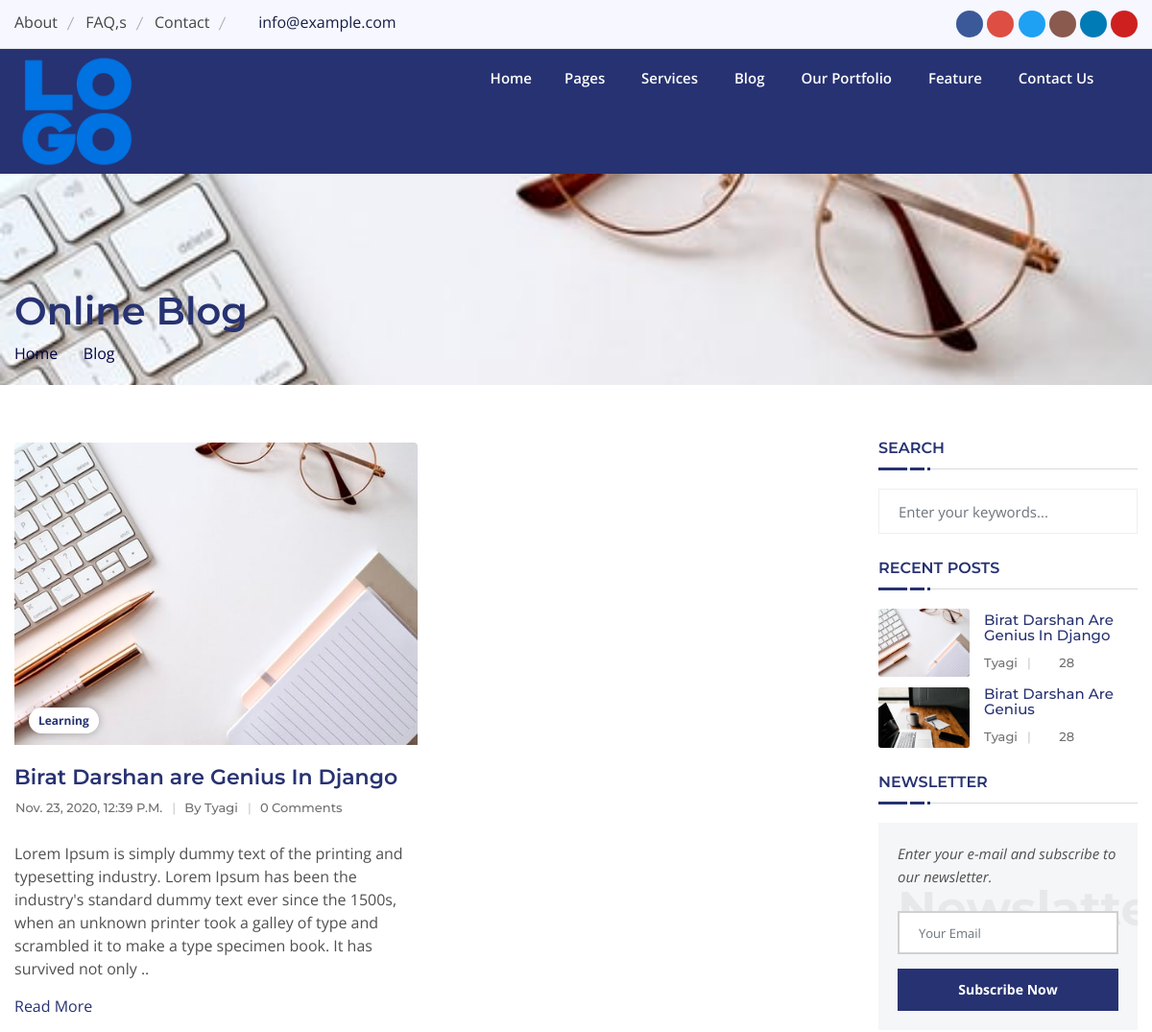
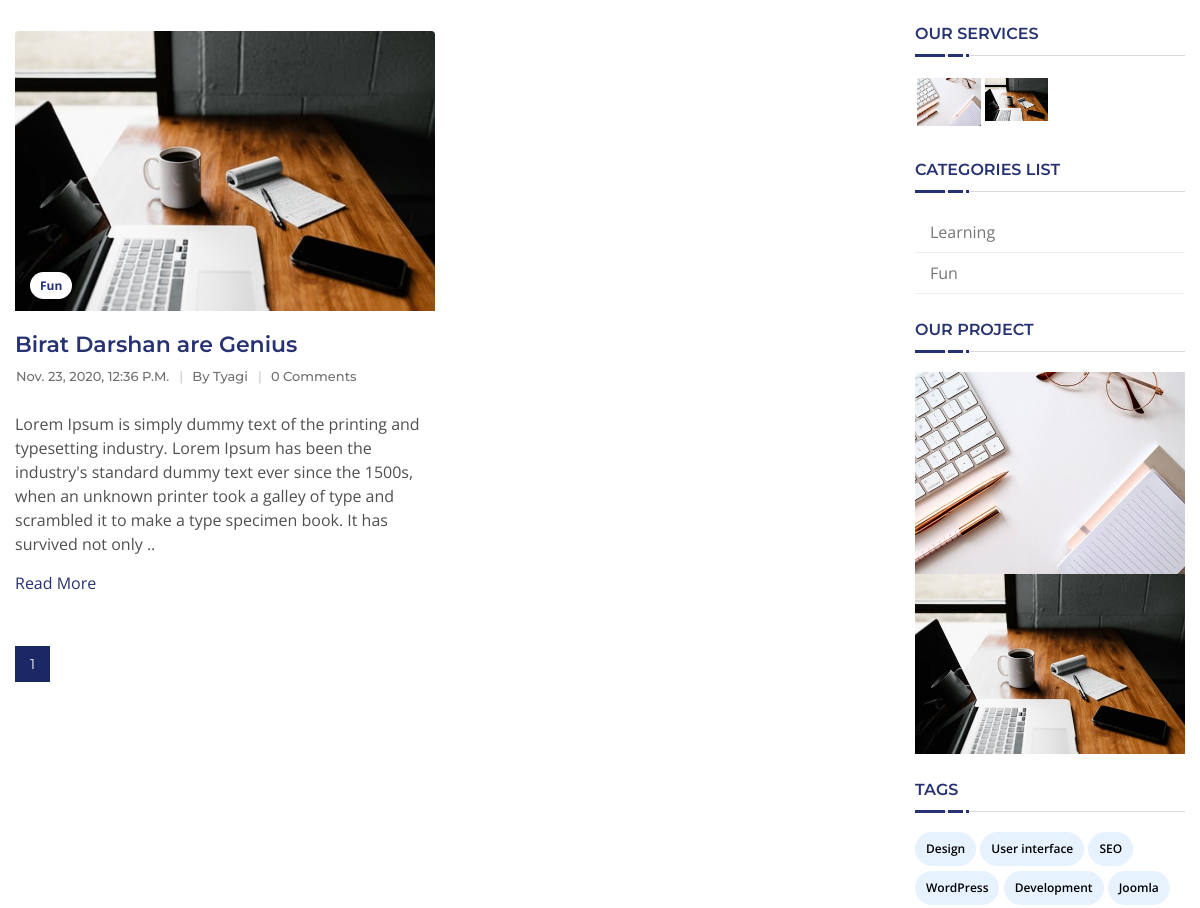
The app's page /blog/?page=2 (upper part), older data (2 pictures, top to bottom).
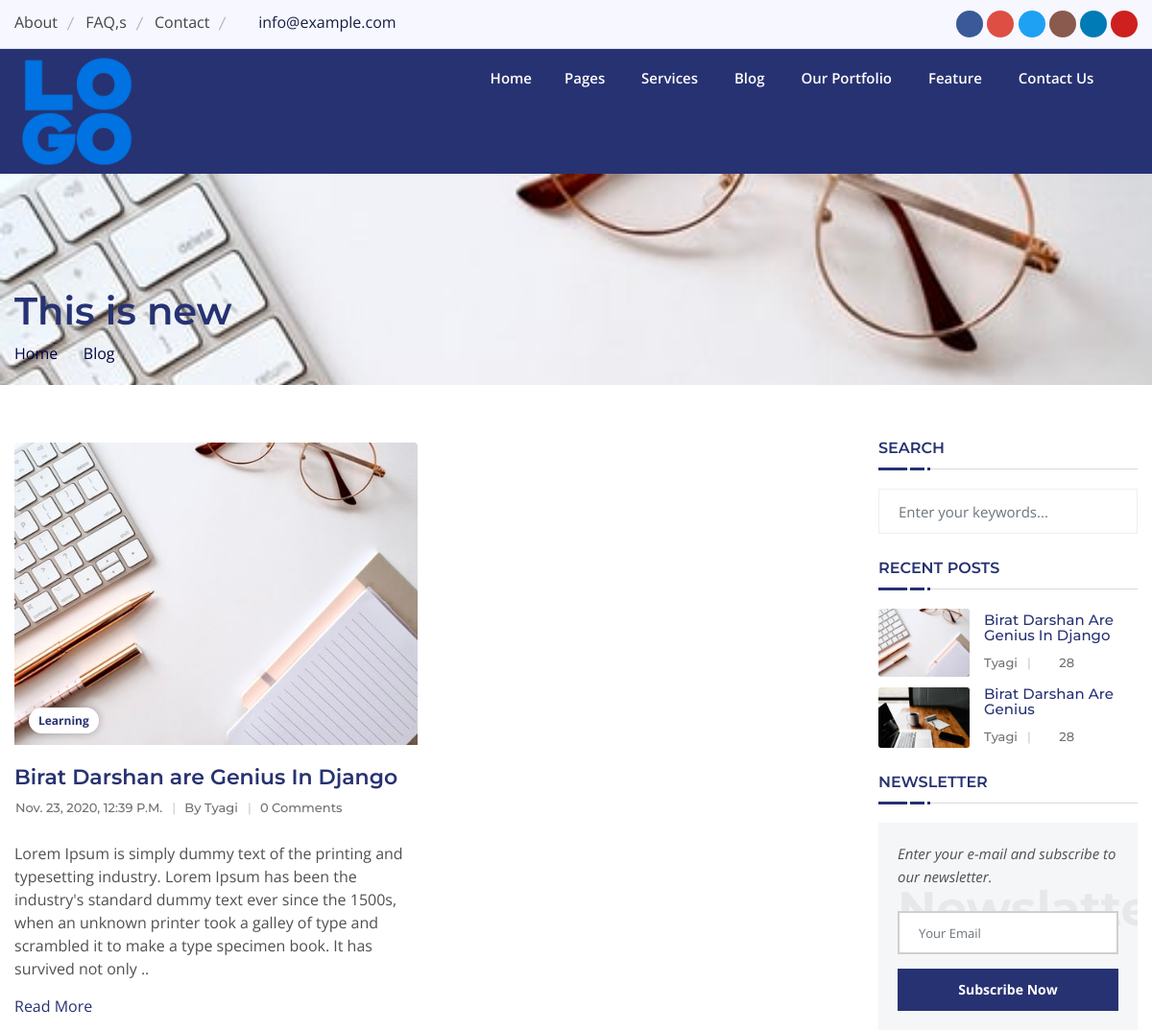
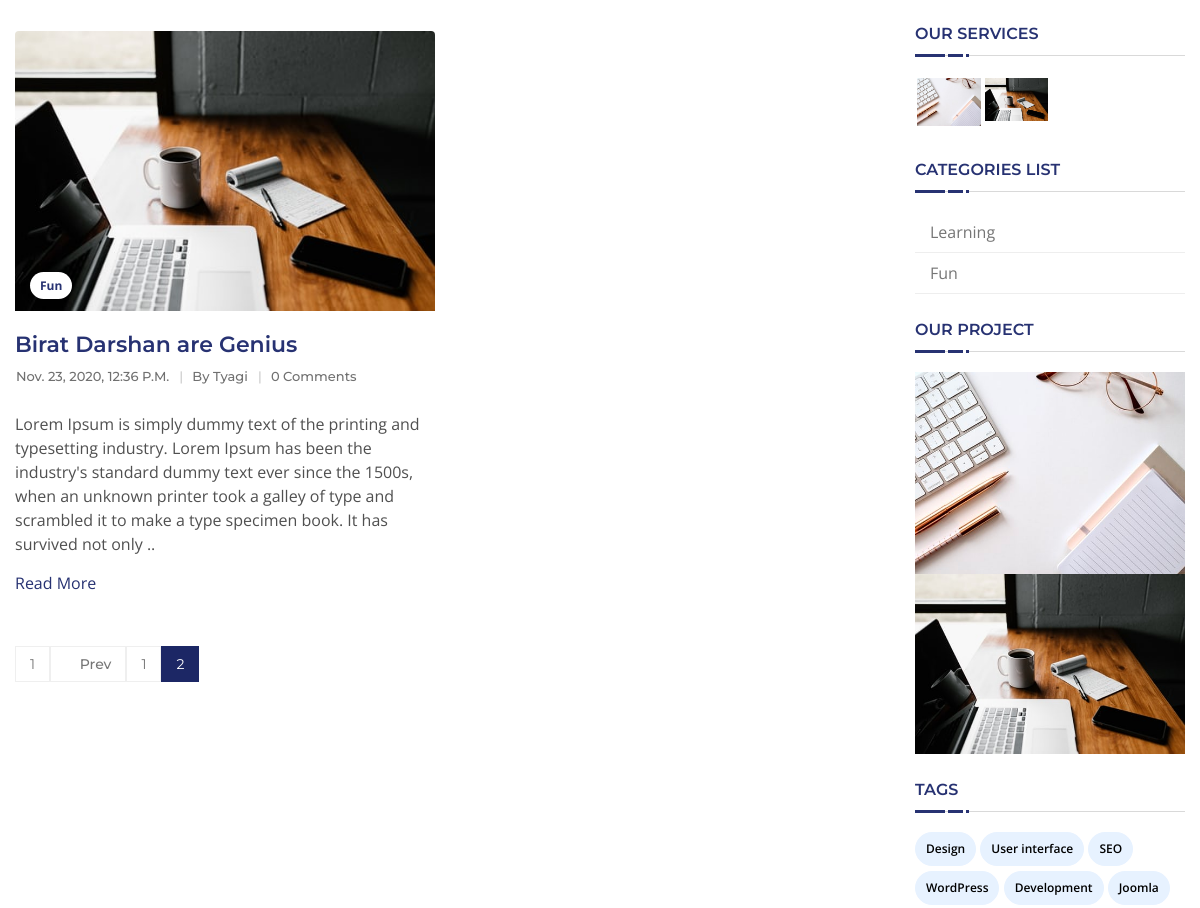
The same page, newer data (2 pictures, top to bottom).
### blog/models.py (models this page shows)
class Navigation(models.Model):
    logo = models.ImageField(upload_to='logo')
    is_active = models.BooleanField(unique=True, blank=True)

class BlogHead(models.Model):
    title = models.CharField(max_length=100)
    background_image = models.ImageField(default='default.jpg', upload_to='blog-background')
    is_active = models.BooleanField(unique=True, blank=True)

class Blog(models.Model):
    author = models.ForeignKey(User, on_delete=models.CASCADE)
    blog_title = models.CharField(max_length=100)
    blog_sub_title = models.CharField(max_length=100, blank=True)
    blog_image = models.ImageField(upload_to='blog')
    description = RichTextField()
    date_published = models.DateTimeField(auto_now_add=True)
    blog_category = models.CharField(max_length=50)

### blog/views.py (the view)
# urls.py: path('', views.blog, name='blog'),
def blog(request):
    logo = Navigation.objects.all()
    blog_head = BlogHead.objects.all()
    contact = FooterContact.objects.all()
    blog = Blog.objects.order_by('-date_published')
    paginator = Paginator(blog, 4, orphans=1)
    page_number = request.GET.get('page')
    page_obj = paginator.get_page(page_number)
    return render(request, 'blog/blog-grid-2-sidebar.html',
                  {'logo': logo, 'blog': page_obj, 'blog_head': blog_head, 'contact': contact})

### blog/templates/blog/blog-grid-2-sidebar.html (shortened to what this page needs)
{% extends 'base.html' %}
{% load static %}
{% block content %}
<div class="page-wraper">
    <div class="page-content bg-white">
        {% for head in blog_head %}
        {% if head.is_active %}
        <div class="bnr-inr bg-pt" style="background-image:url({{head.background_image.url}});">
            <div class="container">
                <div class="bnr-inr-entry">
                    <h1>{{head.title}}</h1>
                    <div class="breadcrumb-row">
                        <ul class="list-inline">
                            <li><a href="">Home</a></li>
                            <li>Blog</li>
                        </ul>
                    </div>
                </div>
            </div>
        </div>
        {% endif %}
        {% endfor %}
        <div class="content-area">
            <div class="container">
                <div class="row">
                    <div class="col-lg-9 col-md-7">
                        <div class="row">
                            <div id="masonry" class="blog-grid-2">
                                {% for blog in blog %}
                                <div class="post card-container col-lg-6 col-md-12 col-sm-12 mb-4">
                                    <div class="blog-grid blog-rounded theme-blog">
                                        <div class="post-media img-effect "><a
                                                href="{% url 'blog:blog-detail' blog.pk %}">
                                            <img src="{{blog.blog_image.url}}" alt=""></a>
                                            <ul class="blog-categories">
                                                <li><a href="#">{{blog.blog_category}}</a></li>
                                            </ul>
                                        </div>
                                        <div class="info p-tb20">
                                            <div class="post-title ">
                                                <h4 class="post-title fw5"><a
                                                        href="{% url 'blog:blog-detail' blog.pk %}">{{blog.blog_title}}</a>
                                                </h4>
                                            </div>
                                            <div class="post-meta">
                                                <ul>
                                                    <li class="post-date">{{blog.date_published}}</li>
                                                    <li class="post-author">By <a href="#">{{blog.author}}</a></li>
                                                    <li class="post-comment"><a href="#">0 Comments</a></li>
                                                </ul>
                                            </div>
                                            <div class="post-text">
                                                <p>{{blog.description|safe|slice:"300"}}..</p>
                                            </div>
                                            <div class="post-readmore blog-share">
                                                <a href="{% url 'blog:blog-detail' blog.pk %}" title="Read More"
                                                   rel="bookmark"
                                                   class="site-button-link border-link sharp">Read More
                                                    <i class="fa fa-angle-double-right"></i>
                                                </a>
                                            </div>
                                        </div>
                                    </div>
                                </div>
                                {% endfor %}
                            </div>
                            <div class="pagination-bx clearfix text-center col-md-12">
                                <ul class="pagination">
                                    {% if blog.has_previous %}
                                    <li class=""><a href="?page=1">1</a></li>
                                    <li class="previous"><a href="?page={{blog.previous_page_number}}"><i
                                            class="ti-arrow-left"></i> Prev</a></li>
                                    {% endif %}
                                    {% for num in blog.paginator.page_range %}
                                    {% if blog.number == num %}
                                    <li class="active"><a href="?page={{num}}">{{num}}</a></li>
                                    {% elif num > blog.number|add:'-3' and blog.number|add:'3' %}
                                    <li class=""><a href="?page={{num}}">{{num}}</a></li>
                                    {% endif %}
                                    {% endfor %}
                                </ul>
                            </div>
                        </div>
                    </div>
                    <div class="col-lg-3 col-md-5 sticky-top">
                        <aside class="side-bar">
                            <div class="widget">
                                <h6 class="widget-title style-1">Search</h6>
                                <div class="search-bx style-1">
                                    <form role="search" method="post">
                                        <div class="input-group">
                                            <input name="text" class="form-control" placeholder="Enter your keywords..."
                                                   type="text">
                                            <span class="input-group-btn">
												<button type="submit" class="fa fa-search text-primary"></button>
                                            </span>
                                        </div>
                                    </form>
                                </div>
                            </div>
                            <div class="widget recent-posts-entry">
                                <h6 class="widget-title style-1">Recent Posts</h6>
                                <div class="widget-post-bx">
                                    {% for blog in blog %}
                                    <div class="widget-post clearfix">
                                        <div class="post-media"><img
                                                src="{{blog.blog_image.url}}" width="200"
                                                height="143" alt=""></div>
                                        <div class="post-info">
                                            <div class="post-header">
                                                <h6 class="post-title"><a href="#">{{blog.blog_title}}</a></h6>
                                            </div>
                                            <div class="post-meta">
                                                <ul>
                                                    <li class="post-author">{{blog.author}}</li>
                                                    <li class="post-comment"><i class="ti-comment-alt"></i> 28</li>
                                                </ul>
                                            </div>
                                        </div>
                                    </div>
                                    {% endfor %}
                                </div>
                            </div>
                            <div class="widget widget-newslatter">
                                <h6 class="widget-title style-1">Newsletter</h6>
                                <div class="news-box">
                                    <p>Enter your e-mail and subscribe to our newsletter.</p>
                                    <form class="dazSubscribe" action="script/mailchamp.php" method="post">
                                        <div class="input-group">
                                            <input name="dzEmail" required="required" type="email" class="form-control"
                                                   placeholder="Your Email"/>
                                            <button name="submit" value="Submit" type="submit"
                                                    class="site-button btn-block radius-no">Subscribe Now
                                            </button>
                                        </div>
                                    </form>
                                </div>
                            </div>
                            <div class="widget widget_gallery gallery-grid-4">
                                <h6 class="widget-title style-1">Our services</h6>
                                <ul>
                                    {% for blog in blog %}
                                    <li>
                                        <div><a href="#" class="post-thum ' %}-overlay1 img-effect zoom-slow"><img
                                                src="{{blog.blog_image.url}}" alt=""></a></div>
                                    </li>
                                    {% endfor %}
                                </ul>
                            </div>
                            <div class="widget widget_archive">
                                <h6 class="widget-title style-1">Categories List</h6>
                                <ul>
                                    {% for blog in blog %}
                                    <li><a href="#">{{blog.blog_category}}</a></li>
                                    {% endfor %}
                                </ul>
                            </div>
                            <div class="widget widget-project">
                                <h6 class="widget-title style-1">Our Project</h6>
                                <div class="widget-project-box owl-none owl-loaded owl-theme owl-carousel dots-style-1 owl-dots-black-full">
                                    {% for blog in blog %}
                                    <div class="item"><img src="{{blog.blog_image.url}}" alt=""/>
                                    </div>
                                    {% endfor %}
                                </div>
                            </div>
                            <div class="widget widget_tag_cloud radius">
                                <h6 class="widget-title style-1">Tags</h6>
                                <div class="tagcloud">
                                    <a href="#">Design</a>
                                    <a href="#">User interface</a>
                                    <a href="#">SEO</a>
                                    <a href="#">WordPress</a>
                                    <a href="#">Development</a>
                                    <a href="#">Joomla</a>
                                </div>
                            </div>
                        </aside>
                    </div>
                </div>
            </div>
        </div>
    </div>
</div>
{% endblock content %}

### templates/base.html (shortened to what this page needs)
<!DOCTYPE html>
{% load static %}
<html lang="en">
<head>
    <link rel="stylesheet" type="text/css" href="{% static 'css/plugins.css' %}">
    <link rel="stylesheet" type="text/css" href="{% static 'css/style.css' %}">
    <link class="skin" rel="stylesheet" type="text/css" href="{% static 'css/skin/skin-1.css' %}">
    <link rel="stylesheet" type="text/css" href="{% static 'css/templete.css' %}">
    <link rel="stylesheet" type="text/css" href="{% static 'plugins/revolution/revolution/css/layers.css' %}">
    <link rel="stylesheet" type="text/css" href="{% static 'plugins/revolution/revolution/css/settings.css' %}">
    <link rel="stylesheet" type="text/css" href="{% static 'plugins/revolution/revolution/css/navigation.css' %}">
</head>
<body id="bg">
{% include 'blog/navigation.html' %}
{% block content %}
{% endblock content %}
</body>
</html>

### blog/templates/blog/navigation.html (shortened to what this page needs)
{% load static %}
    <header class="daz-header header mobile-nav header-style-1">
		<div class="topbar">
			<div class="container">
				<div class="row d-flex justify-content-between">
					<div class="topbar-left">
						<ul class="top-author-link">
							<li><a href="about-1.html">About</a></li>
							<li><a href="faq.html">FAQ,s</a></li>
							<li><a href="contact.html">Contact</a></li>
							<li><i class="ti-email m-r5"></i> info@example.com</li>
						</ul>
					</div>
					<div class="topbar-right topbar-social">
						<ul>
							<li><a href="#" class="site-button circle-sm facebook hover"><i class="fa fa-facebook"></i></a></li>
							<li><a href="#" class="site-button circle-sm google-plus hover"><i class="fa fa-google-plus"></i></a></li>
							<li><a href="#" class="site-button circle-sm twitter hover"><i class="fa fa-twitter"></i></a></li>
							<li><a href="#" class="site-button circle-sm instagram hover"><i class="fa fa-instagram"></i></a></li>
							<li><a href="#" class="site-button circle-sm linkedin hover"><i class="fa fa-linkedin"></i></a></li>
							<li><a href="#" class="site-button circle-sm youtube hover"><i class="fa fa-youtube-play"></i></a></li>
						</ul>
					</div>
				</div>
			</div>
		</div>
        <div class="header-sticky menu-bar-content navbar-expand-lg">
            <div class="main-bar clearfix bg-primary">
                <div class="container clearfix">
                    <div class="daz-logo logo-white">
						{% for logo in logo %}
						{% if logo.is_active is True %}
						<a href="index.html"><img src="{{logo.logo.url}}" alt=""></a>
						{% endif %}
						{% endfor %}
					</div>
                    <div class="secondary-nav">
                        <div class="secondary-cell">
                            <button id="daz-search-btn" type="button" class="site-button-link white"><i class="fa fa-search"></i></button>
                        </div>
                    </div>
                    <div class="header-nav navbar-collapse collapse justify-content-end" id="navbarLeft">
						<ul class="nav navbar-nav">
							<li class="active"><a href="#">Home<i class="fa fa-chevron-down"></i></a>
							</li>
							<li><a href="#">Pages <i class="fa fa-chevron-down"></i></a>
							</li>
							<li><a href="#">Services <i class="fa fa-chevron-down"></i></a>
							</li>
							<li><a href="#">Blog <i class="fa fa-chevron-down"></i></a>
							</li>
							<li><a href="#">Our Portfolio <i class="fa fa-chevron-down"></i></a>
							</li>
							<li><a href="#">Feature <i class="fa fa-chevron-down"></i></a>
							</li>
							<li><a href="contact.html" class="dez-page">Contact Us</a></li>
						</ul>
					</div>
                </div>
            </div>
        </div>
    </header>

### blog/templates/blog/footer-2.html (shortened to what this page needs)
{% load static %}

Row changes from the older to the newer data that the page shows:
no longer on this page (row edited): BlogHead: background_image (picture), title "Online Blog"
added BlogHead: background_image (picture), title "This is new"
Text that changed along with them:
text now shown: "1 Prev"
list line gone: "1"
new list line: "1"
new list line: "2"
